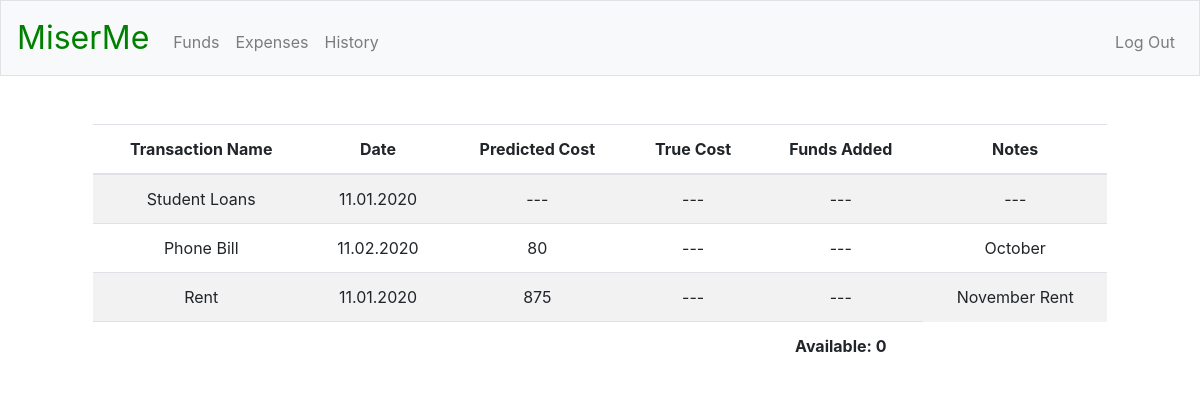
The app's page / (signed in), older data.
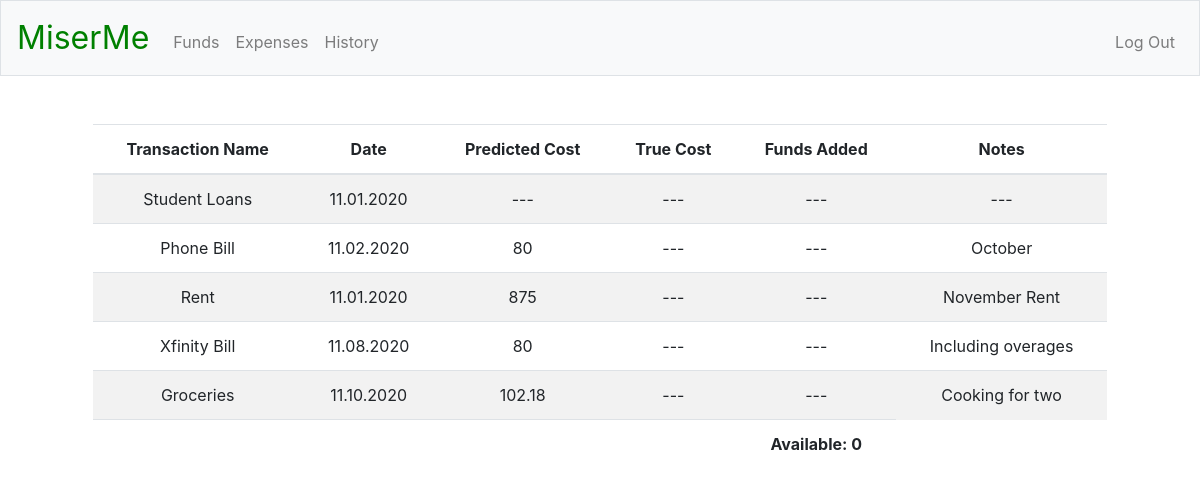
The same page, newer data.
### tables this page shows
CREATE TABLE finances (
funds_id INTEGER PRIMARY KEY AUTOINCREMENT NOT NULL,
user_id INTEGER NOT NULL,
txn_name TEXT DEFAULT "---" NOT NULL,
date TEXT DEFAULT "---" NOT NULL,
predicted_cost NUMERIC DEFAULT "---" NOT NULL,
true_cost NUMERIC DEFAULT "---" NOT NULL,
funds_added NUMERIC DEFAULT "---" NOT NULL,
notes VARCHAR(255) DEFAULT "---" NOT NULL,
FOREIGN KEY(user_id) REFERENCES registrants(id));

### app.py (the view)
@app.route("/")
@login_required
def index():
    c.execute("SELECT txn_name, date, predicted_cost, true_cost, funds_added, notes FROM finances WHERE user_id = :user_id", {"user_id": session["user_id"]})
    rows = c.fetchall()
    funds_snapshot = []
    budget = 0
    for row in rows:
        funds_snapshot.append({
            "name": row[0],
            "date": row[1],
            "predict": row[2],
            "true": row[3],
            "added": row[4],
            "notes": row[5]
        })
    c.execute("SELECT funds FROM registrants WHERE id = :user_id", {"user_id": session["user_id"]})
    rows = c.fetchall()
    current_funds = rows[0][0]
    budget += current_funds
    return render_template("index.html", funds_snapshot=funds_snapshot, current_funds=current_funds, budget=budget)

### helpers.py (called while the page is built)
def login_required(f):
    @wraps(f)
    def decorated_functions(*args, **kwargs):
        if session.get("user_id") is None:
            return redirect("/login")
        return f(*args, **kwargs)
    return decorated_functions

### templates/index.html (shortened to what this page needs)
{% extends "layout.html" %}
{% block main %}
<div class="col-12">
    <table class="table table-striped">
        <thead>
            <tr>
                <th>Transaction Name</th>
                <th>Date</th>
                <th>Predicted Cost</th>
                <th>True Cost</th>
                <th>Funds Added</th>
                <th>Notes</th>
            </tr>
        </thead>
        <tbody>
            {% for i in funds_snapshot %}
            <tr>
                <td>{{ i["name"] }}</td>
                <td>{{ i["date"] }}</td>
                <td>{{ i["predict"] }}</td>
                <td>{{ i["true"] }}</td>
                <td>{{ i["added"] }}</td>
                <td>{{ i["notes"] }}</td>
            </tr>
            {% endfor %}
        </tbody>
        <tfoot>
            <tr>
                <td colspan="4"></td>
                <td style="font-weight:bold;">Available: {{ current_funds }}</td>
            </tr>
        </tfoot>
    </table>
</div>
{% endblock %}

### templates/layout.html (shortened to what this page needs)
<!DOCTYPE html>
<html lang="en">
    <head>
        <link rel="stylesheet" href="https://stackpath.bootstrapcdn.com/bootstrap/4.5.2/css/bootstrap.min.css">
        <link href="/static/styles.css" rel="stylesheet">
    </head>
    <body>
        <nav class="navbar navbar-expand-md navbar-light bg-light border">
            <a class="navbar-brand" href="/"><span class="miserme_brand">MiserMe</span></a>
            <div class="collapse navbar-collapse" id="navbar">
                {% if session.user_id %}
                    <ul class="navbar-nav mr-auto mt-2">
                        <li class="nav-item"><a class="nav-link" href="/add_funds">Funds</a></li>
                        <li class="nav-item"><a class="nav-link" href="/expense">Expenses</a></li>
                        <li class="nav-item"><a class="nav-link" href="/history">History</a></li>
                    </ul>
                    <ul class="navbar-nav ml-auto mt-2">
                        <li class="nav-item"><a class="nav-link" href="/logout">Log Out</a></li>
                    </ul>
                {% else %}
                    <ul class="navbar-nav ml-auto mt-2">
                        <li class="nav-item"><a class="nav-link" href="/register">Register</a></li>
                        <li class="nav-item"><a class="nav-link" href="/login">Log In</a></li>
                    </ul>
                {% endif %}
            </div>
        </nav>
        <main class="container p-5">
            {% block main %}{% endblock %}
        </main>
    </body>
</html>

### static/styles.css (style rules this page uses)
main { overflow-x: auto; text-align: center; }
nav .navbar-brand { font-size: xx-large; }
nav .navbar-brand .miserme_brand { color: green; }

Row changes from the older to the newer data that the page shows:
added finances: name "Xfinity Bill", date "11.08.2020", predict "80", true "---", added "---", notes "Including overages"
added finances: name "Groceries", date "11.10.2020", predict "102.18", true "---", added "---", notes "Cooking for two"
